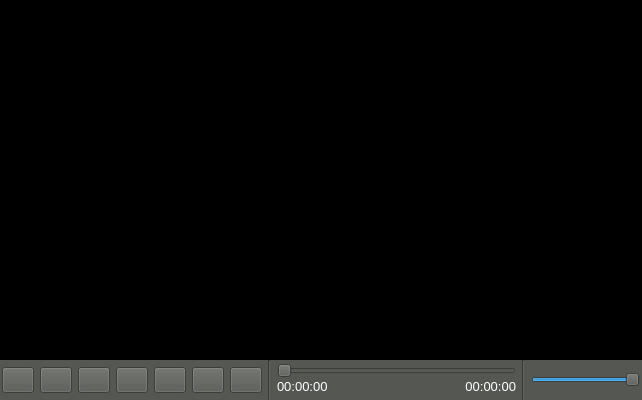
<?xml version="1.0" encoding="UTF-8"?>
<ui version="4.0">
 <class>hydraMainWindow</class>
 <widget class="QMainWindow" name="hydraMainWindow">
  <property name="geometry">
   <rect>
    <x>0</x>
    <y>0</y>
    <width>642</width>
    <height>400</height>
   </rect>
  </property>
  <property name="minimumSize">
   <size>
    <width>0</width>
    <height>400</height>
   </size>
  </property>
  <property name="focusPolicy">
   <enum>Qt::StrongFocus</enum>
  </property>
  <property name="windowTitle">
   <string>Hydra Player</string>
  </property>
  <property name="windowIcon">
   <iconset>
    <normaloff>hydra_icon.png</normaloff>hydra_icon.png</iconset>
  </property>
  <property name="styleSheet">
   <string notr="true">color: rgb(255, 255, 255);
background-color: rgb(136, 138, 133);</string>
  </property>
  <widget class="QWidget" name="centralwidget">
   <property name="styleSheet">
    <string notr="true">background-color: rgb(0, 0, 0);</string>
   </property>
   <layout class="QGridLayout" name="gridLayout">
    <property name="leftMargin">
     <number>0</number>
    </property>
    <property name="topMargin">
     <number>0</number>
    </property>
    <property name="rightMargin">
     <number>0</number>
    </property>
    <property name="bottomMargin">
     <number>0</number>
    </property>
    <property name="spacing">
     <number>0</number>
    </property>
    <item row="0" column="0">
     <widget class="QFrame" name="videoFrame">
      <property name="styleSheet">
       <string notr="true"/>
      </property>
      <property name="frameShape">
       <enum>QFrame::StyledPanel</enum>
      </property>
      <property name="frameShadow">
       <enum>QFrame::Raised</enum>
      </property>
      <layout class="QGridLayout" name="gridLayout_3">
       <property name="sizeConstraint">
        <enum>QLayout::SetDefaultConstraint</enum>
       </property>
       <property name="leftMargin">
        <number>0</number>
       </property>
       <property name="topMargin">
        <number>0</number>
       </property>
       <property name="rightMargin">
        <number>0</number>
       </property>
       <property name="bottomMargin">
        <number>0</number>
       </property>
       <property name="horizontalSpacing">
        <number>0</number>
       </property>
       <property name="verticalSpacing">
        <number>6</number>
       </property>
       <item row="0" column="0">
        <widget class="QFrame" name="frame_2">
         <property name="maximumSize">
          <size>
           <width>16777215</width>
           <height>16777215</height>
          </size>
         </property>
         <property name="styleSheet">
          <string notr="true">background-color: rgb(0, 0, 0);</string>
         </property>
         <property name="frameShape">
          <enum>QFrame::NoFrame</enum>
         </property>
         <property name="frameShadow">
          <enum>QFrame::Plain</enum>
         </property>
        </widget>
       </item>
      </layout>
     </widget>
    </item>
    <item row="1" column="0">
     <widget class="QFrame" name="controlsFrame">
      <property name="minimumSize">
       <size>
        <width>0</width>
        <height>40</height>
       </size>
      </property>
      <property name="maximumSize">
       <size>
        <width>16777215</width>
        <height>40</height>
       </size>
      </property>
      <property name="styleSheet">
       <string notr="true">color: rgb(255, 255, 255);
background-color: rgb(85, 87, 83);</string>
      </property>
      <layout class="QHBoxLayout" name="horizontalLayout">
       <property name="leftMargin">
        <number>2</number>
       </property>
       <property name="topMargin">
        <number>0</number>
       </property>
       <property name="rightMargin">
        <number>2</number>
       </property>
       <property name="bottomMargin">
        <number>0</number>
       </property>
       <item>
        <widget class="QPushButton" name="openMediaButton">
         <property name="minimumSize">
          <size>
           <width>32</width>
           <height>26</height>
          </size>
         </property>
         <property name="maximumSize">
          <size>
           <width>32</width>
           <height>26</height>
          </size>
         </property>
         <property name="focusPolicy">
          <enum>Qt::NoFocus</enum>
         </property>
         <property name="toolTip">
          <string>Open media file (F)</string>
         </property>
         <property name="text">
          <string/>
         </property>
         <property name="icon">
          <iconset>
           <normaloff>open_vid.png</normaloff>open_vid.png</iconset>
         </property>
         <property name="iconSize">
          <size>
           <width>20</width>
           <height>20</height>
          </size>
         </property>
        </widget>
       </item>
       <item>
        <widget class="QPushButton" name="openPlaylistButton">
         <property name="minimumSize">
          <size>
           <width>32</width>
           <height>26</height>
          </size>
         </property>
         <property name="maximumSize">
          <size>
           <width>32</width>
           <height>26</height>
          </size>
         </property>
         <property name="focusPolicy">
          <enum>Qt::NoFocus</enum>
         </property>
         <property name="toolTip">
          <string>Open playlist (A)</string>
         </property>
         <property name="text">
          <string/>
         </property>
         <property name="icon">
          <iconset>
           <normaloff>load_playlist.png</normaloff>load_playlist.png</iconset>
         </property>
         <property name="iconSize">
          <size>
           <width>20</width>
           <height>20</height>
          </size>
         </property>
        </widget>
       </item>
       <item>
        <widget class="QPushButton" name="previousMediaButton">
         <property name="minimumSize">
          <size>
           <width>32</width>
           <height>26</height>
          </size>
         </property>
         <property name="maximumSize">
          <size>
           <width>32</width>
           <height>26</height>
          </size>
         </property>
         <property name="focusPolicy">
          <enum>Qt::NoFocus</enum>
         </property>
         <property name="toolTip">
          <string>Previous (B)</string>
         </property>
         <property name="text">
          <string/>
         </property>
         <property name="icon">
          <iconset>
           <normaloff>previous_media.png</normaloff>previous_media.png</iconset>
         </property>
         <property name="iconSize">
          <size>
           <width>20</width>
           <height>20</height>
          </size>
         </property>
        </widget>
       </item>
       <item>
        <widget class="QPushButton" name="playPauseButton">
         <property name="minimumSize">
          <size>
           <width>32</width>
           <height>26</height>
          </size>
         </property>
         <property name="maximumSize">
          <size>
           <width>32</width>
           <height>26</height>
          </size>
         </property>
         <property name="focusPolicy">
          <enum>Qt::NoFocus</enum>
         </property>
         <property name="toolTip">
          <string>Play (SPACE BAR)</string>
         </property>
         <property name="text">
          <string/>
         </property>
         <property name="icon">
          <iconset>
           <normaloff>play.png</normaloff>play.png</iconset>
         </property>
         <property name="iconSize">
          <size>
           <width>20</width>
           <height>20</height>
          </size>
         </property>
        </widget>
       </item>
       <item>
        <widget class="QPushButton" name="stopButton">
         <property name="minimumSize">
          <size>
           <width>32</width>
           <height>26</height>
          </size>
         </property>
         <property name="maximumSize">
          <size>
           <width>32</width>
           <height>26</height>
          </size>
         </property>
         <property name="focusPolicy">
          <enum>Qt::NoFocus</enum>
         </property>
         <property name="toolTip">
          <string>Stop (S)</string>
         </property>
         <property name="text">
          <string/>
         </property>
         <property name="icon">
          <iconset>
           <normaloff>stop.png</normaloff>stop.png</iconset>
         </property>
         <property name="iconSize">
          <size>
           <width>20</width>
           <height>20</height>
          </size>
         </property>
        </widget>
       </item>
       <item>
        <widget class="QPushButton" name="repeatButton">
         <property name="minimumSize">
          <size>
           <width>32</width>
           <height>26</height>
          </size>
         </property>
         <property name="maximumSize">
          <size>
           <width>32</width>
           <height>26</height>
          </size>
         </property>
         <property name="focusPolicy">
          <enum>Qt::NoFocus</enum>
         </property>
         <property name="toolTip">
          <string>Repeat OFF (R)</string>
         </property>
         <property name="text">
          <string/>
         </property>
         <property name="icon">
          <iconset>
           <normaloff>repeat_off.png</normaloff>repeat_off.png</iconset>
         </property>
         <property name="iconSize">
          <size>
           <width>20</width>
           <height>20</height>
          </size>
         </property>
         <property name="checkable">
          <bool>true</bool>
         </property>
        </widget>
       </item>
       <item>
        <widget class="QPushButton" name="nextMediaButton">
         <property name="minimumSize">
          <size>
           <width>32</width>
           <height>26</height>
          </size>
         </property>
         <property name="maximumSize">
          <size>
           <width>32</width>
           <height>26</height>
          </size>
         </property>
         <property name="focusPolicy">
          <enum>Qt::NoFocus</enum>
         </property>
         <property name="toolTip">
          <string>Next (N)</string>
         </property>
         <property name="text">
          <string/>
         </property>
         <property name="icon">
          <iconset>
           <normaloff>next_media.png</normaloff>next_media.png</iconset>
         </property>
         <property name="iconSize">
          <size>
           <width>20</width>
           <height>20</height>
          </size>
         </property>
        </widget>
       </item>
       <item>
        <widget class="Line" name="line">
         <property name="orientation">
          <enum>Qt::Vertical</enum>
         </property>
        </widget>
       </item>
       <item>
        <layout class="QVBoxLayout" name="verticalLayout">
         <property name="spacing">
          <number>0</number>
         </property>
         <item>
          <widget class="QSlider" name="progressSlider">
           <property name="minimumSize">
            <size>
             <width>225</width>
             <height>0</height>
            </size>
           </property>
           <property name="focusPolicy">
            <enum>Qt::NoFocus</enum>
           </property>
           <property name="styleSheet">
            <string notr="true">background-color: rgb(85, 87, 83);</string>
           </property>
           <property name="maximum">
            <number>1000</number>
           </property>
           <property name="pageStep">
            <number>20</number>
           </property>
           <property name="orientation">
            <enum>Qt::Horizontal</enum>
           </property>
          </widget>
         </item>
         <item>
          <layout class="QHBoxLayout" name="horizontalLayout_2">
           <property name="spacing">
            <number>0</number>
           </property>
           <property name="bottomMargin">
            <number>5</number>
           </property>
           <item>
            <widget class="QLabel" name="currentTimeLabel">
             <property name="maximumSize">
              <size>
               <width>16777215</width>
               <height>10</height>
              </size>
             </property>
             <property name="font">
              <font>
               <pointsize>10</pointsize>
              </font>
             </property>
             <property name="text">
              <string>00:00:00</string>
             </property>
            </widget>
           </item>
           <item>
            <widget class="QLabel" name="totalDurationLabel">
             <property name="maximumSize">
              <size>
               <width>16777215</width>
               <height>10</height>
              </size>
             </property>
             <property name="font">
              <font>
               <pointsize>10</pointsize>
              </font>
             </property>
             <property name="text">
              <string>00:00:00</string>
             </property>
             <property name="alignment">
              <set>Qt::AlignRight|Qt::AlignTrailing|Qt::AlignVCenter</set>
             </property>
            </widget>
           </item>
          </layout>
         </item>
        </layout>
       </item>
       <item>
        <widget class="Line" name="line_2">
         <property name="orientation">
          <enum>Qt::Vertical</enum>
         </property>
        </widget>
       </item>
       <item>
        <widget class="QSlider" name="volumeSlider">
         <property name="minimumSize">
          <size>
           <width>109</width>
           <height>0</height>
          </size>
         </property>
         <property name="maximumSize">
          <size>
           <width>109</width>
           <height>16777215</height>
          </size>
         </property>
         <property name="focusPolicy">
          <enum>Qt::NoFocus</enum>
         </property>
         <property name="toolTip">
          <string>Volume</string>
         </property>
         <property name="maximum">
          <number>100</number>
         </property>
         <property name="pageStep">
          <number>5</number>
         </property>
         <property name="value">
          <number>100</number>
         </property>
         <property name="orientation">
          <enum>Qt::Horizontal</enum>
         </property>
        </widget>
       </item>
      </layout>
     </widget>
    </item>
   </layout>
  </widget>
 </widget>
 <resources/>
 <connections/>
</ui>
